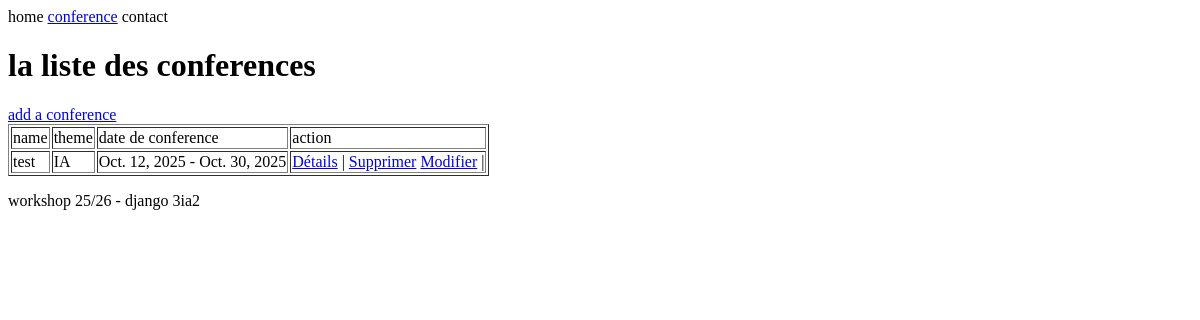
The page /conferences/liste/ on the database as committed earlier.
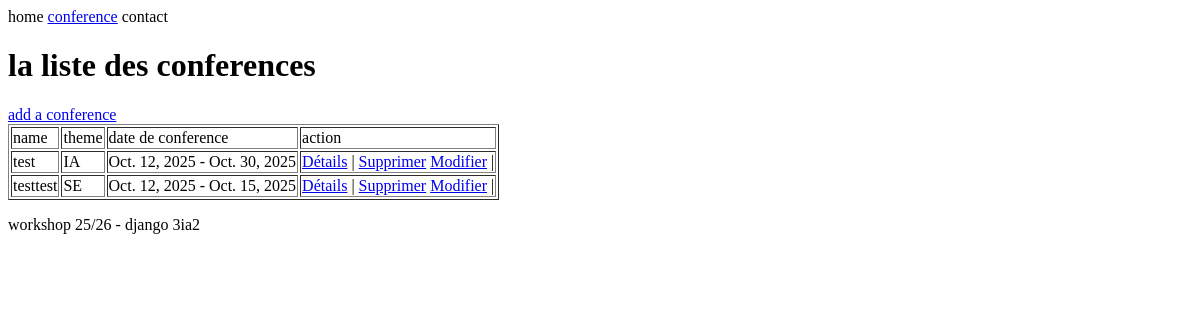
The same page on the database as committed later.
### ConferenceApp/models.py (models this page shows, shortened)
class Conference(models.Model):
    conference_id=models.AutoField(primary_key=True)
    name=models.CharField(max_length=255,validators=[name_validator])
    THEME=[
        ("IA","Computer science & ia"),
        ("SE","Science & eng"),
        ("SC","Social sciences"),
    ]
    theme=models.CharField(max_length=255,choices=THEME)
    location=models.CharField(max_length=255)#charfield Stocke du texte court.
    start_date=models.DateField()
    end_date=models.DateField()
    description=models.TextField(validators=[
            MinLengthValidator(30, message="La description doit contenir au moins 30 caractères.")]) #Stocke du texte long
    created_at=models.DateTimeField(auto_now_add=True)
    update_at=models.DateTimeField(auto_now=True)

### ConferenceApp/views.py (the view)
# urls.py: path("liste/",ConferenceList.as_view(),name="liste_conferences"),
class ConferenceList(ListView):
    model=Conference
    context_object_name="liste"
    template_name="conferences/liste.html"

### monproject/template/conferences/liste.html
{% extends 'base.html' %}
{% block content %}
<h1>la liste des conferences </h1>
<a href="{% url 'conference_add' %}">add a conference</a>
<table border="1">
    <tr>
        <td>name</td>
        <td>theme</td>
        <td>date de conference</td>
        <td>action</td>
    </tr>
    {% for c in liste %}
    <tr>
        <td>{{c.name}}</td>
        <td>{{c.theme}}</td>
        <td>{{c.start_date}} - {{c.end_date}}</td>
         <td>
            <a href="{% url 'conference_details' c.pk %}">Détails</a> |
            <a href="{% url 'conference_delete' c.pk %}">Supprimer</a>
            <a href="{% url 'conference_update' c.pk %}">Modifier</a> |
        </td>
    </tr>
    {% endfor %}
</table>
{% endblock %}

### monproject/template/base.html (shortened to what this page needs)
<!DOCTYPE html>
<html lang="en">
<head>
</head>
<body>
    <nav>
        <a>home</a>
        <a href="{%url 'liste_conferences' %}">conference</a>
        <a>contact</a>
    </nav>
    {% block content %}
    {% endblock %}
    <footer>
        <p>workshop 25/26 - django 3ia2</p>
    </footer>
</body>
</html>

Rows that differ between the two databases and show on the page:
added Conference: name "testtest", theme "SE", start_date "Oct. 12, 2025", end_date "Oct. 15, 2025"
